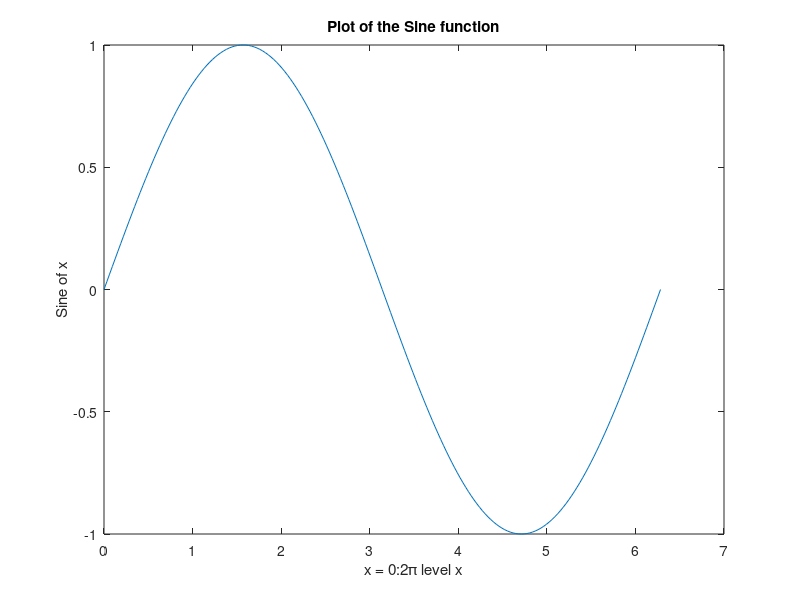

Recreate this plot in MATLAB.
x = 0:pi/100:2*pi;
y=sin(x);
plot(x,y)

xlabel('x = 0:2\pi level x')
ylabel('Sine of x')
title('Plot of the Sine function')

